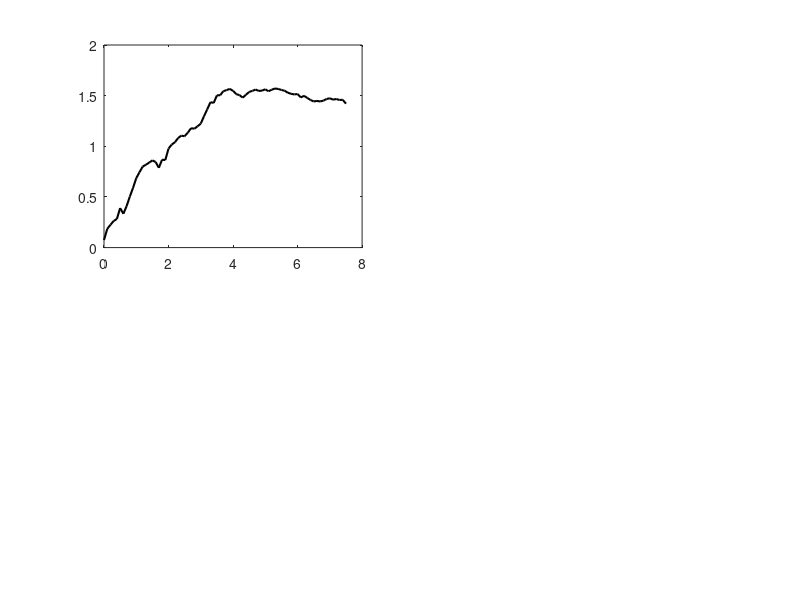

Source code (MATLAB): (Note: this script raises an error after producing the figure.)
% Kinematic Kalman Filter for position and acceleration measurements

meas = load("meas.mat");
time = load("time.mat");

x_pos = meas.xx(1,:);
y_pos = meas.xx(2,:);

sp = 0.1; % Sigma for position
p_x = 0;
p_y = 0;
m = length(x_pos); % Number of measurements
time = time.t;

% position measurement
mpx = x_pos + sp .* randn(1,m);
mpy = y_pos + sp .* randn(1,m);

% Acceleration measurement
sa = 0.1; % Sigma for acceleration
ax = 0.0; % in X
ay = 0.0; % in Y

max = ax + sa .* randn(1,m);
may = ay + sa .* randn(1, m);

% Stack position and acceleration measurements
% meas = [mpx; mpy; max; may];
meas = [mpx; mpy];

%% Setup matrices

dt = 0.1;
% State propagation matrix
A = [1.0, 0.0, dt, 0.0, 1/2.0*dt^2, 0.0;
     0.0, 1.0, 0.0, dt, 0.0, 1/2.0*dt^2;
     0.0, 0.0, 1.0, 0.0, dt, 0.0;
     0.0, 0.0, 0.0, 1.0, 0.0, dt;
     0.0, 0.0, 0.0, 0.0, 1.0, 0.0;
     0.0, 0.0, 0.0, 0.0, 0.0, 1.0];
 
% Measurement function (Position and acceleration) 
% H = [1.0, 0.0, 0.0, 0.0, 0.0, 0.0;
%     0.0, 1.0, 0.0, 0.0, 0.0, 0.0;
%     0.0, 0.0, 0.0, 0.0, 1.0, 0.0;
%     0.0, 0.0, 0.0, 0.0, 0.0, 1.0];
H = [1.0, 0.0, 0.0, 0.0, 0.0, 0.0;
    0.0, 1.0, 0.0, 0.0, 0.0, 0.0];


ra = 10.0^2;   % Noise of Acceleration Measurement
rp = 0.1^2;  % Noise of Position Measurement
% R = [rp, 0.0, 0.0, 0.0;
%     0.0, rp, 0.0, 0.0;
%     0.0, 0.0, ra, 0.0;
%     0.0, 0.0, 0.0, ra];
R = [rp, 0.0;
     0.0, rp];

sa = 0.001;
G = [1/2.0*dt^2;
    1/2.0*dt^2;
    dt;
    dt;
    1.0;
    1.0];
Q = G * G' * sa^2;

I = eye(6);

P = diag([100.0, 100.0, 10.0, 10.0, 1.0, 1.0]);

% Cache variables 
xEst = [];

x = zeros(6,1);

% Main Kalman filter loop
for filterstep = 1:m
    
    % Time Update (Prediction)
    % Project the state ahead
    
    x = A * x;
    
    % Project the error covariance ahead
    P = A * P * A' + Q;    
    
    
    % Measurement Update (Correction)
    % Compute the Kalman Gain
    S = H * P * H' + R;
    K = P * H' * inv(S);
    
        
    % Update the estimate via z
    Z = meas(:,filterstep);
    y = Z - (H * x); % Innovation or Residual
    x = x + (K * y);
        
    % Update the error covariance
    P = (I - (K * H)) * P;
    
    % Cache data
    xEst = [xEst, x];
end

%% Visualization

figure(1)
subplot(221)
plot(time, xEst(1,1:m-1),'k','linewidth',1.5); hold on
plot(t(N_MHE+1:end),X_estimate(:,1),'r','linewidth',1.5); hold on
plot(time, x_pos(1:m-1), 'g', 'linewidth', 1.5);hold on
xlabel("Time[Sec]")
ylabel("X[m]")
legend("KF", "MHE", "GT")

subplot(222)
plot(time, xEst(2,1:m-1), 'k', 'linewidth',1.5); hold on
plot(t(N_MHE+1:end),X_estimate(:,2),'r','linewidth',1.5); hold on
plot(time, y_pos(1:m-1), 'g', 'linewidth', 1.5); hold on
xlabel("Time[Sec]")
ylabel("Y[m]")

Ex_kf = abs(xEst(1,:) - x_pos);
Ex_mhe = abs(X_estimate(:,1)' - x_pos(N_MHE+1:end-1));
subplot(223)
plot(time, Ex_kf(1:m-1), 'k', 'linewidth', 1.5); hold on;
plot(time(N_MHE+1:end), Ex_mhe, 'r', 'linewidth', 1.5); hold on;

xlabel("Time[Sec]")
ylabel("Ex")

Ey_kf = abs(xEst(2,:) - y_pos);
Ey_mhe = abs(X_estimate(:,2)' - y_pos(N_MHE+1:end-1));
subplot(224)
plot(time, Ey_kf(1:m-1), 'k', 'linewidth', 1.5); hold on;
plot(time(N_MHE+1:end), Ey_mhe, 'r', 'linewidth', 1.5); hold on;

xlabel("Time[Sec]")
ylabel("Ey")

suptitle("MHE-KF Estimation Comparison")

